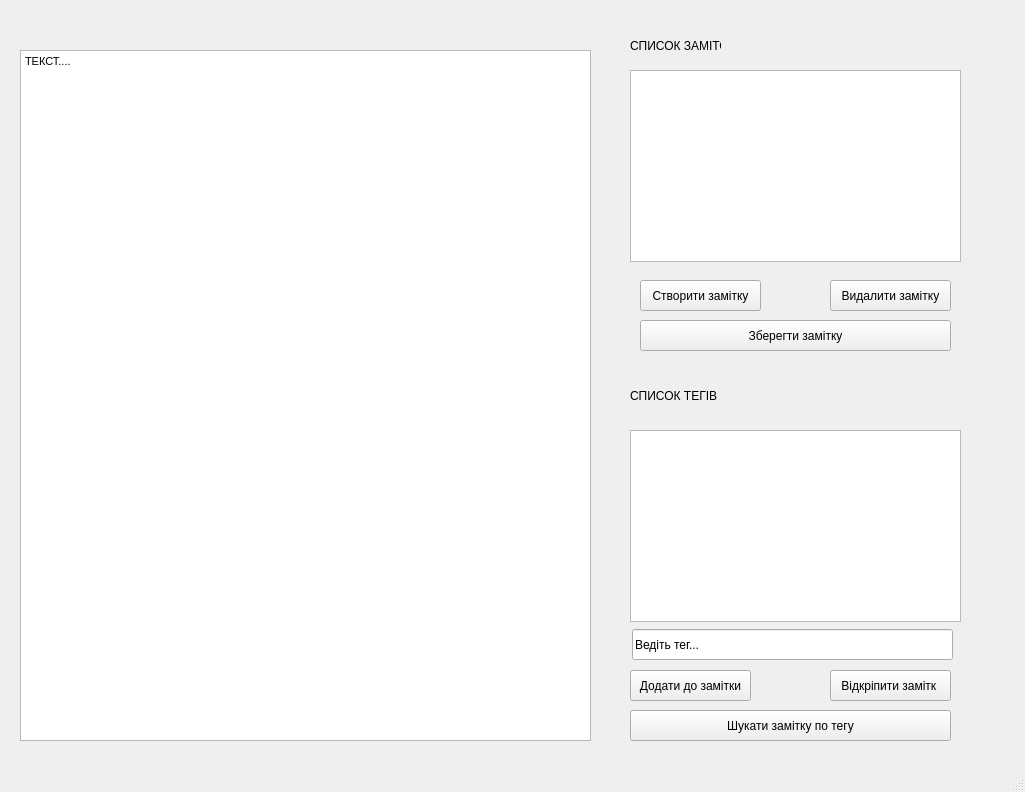
<?xml version="1.0" encoding="UTF-8"?>
<ui version="4.0">
 <class>MainWindow</class>
 <widget class="QMainWindow" name="MainWindow">
  <property name="geometry">
   <rect>
    <x>0</x>
    <y>0</y>
    <width>1025</width>
    <height>792</height>
   </rect>
  </property>
  <property name="windowTitle">
   <string>MainWindow</string>
  </property>
  <widget class="QWidget" name="centralwidget">
   <widget class="QTextEdit" name="textEdit">
    <property name="geometry">
     <rect>
      <x>20</x>
      <y>50</y>
      <width>571</width>
      <height>691</height>
     </rect>
    </property>
    <property name="html">
     <string>&lt;!DOCTYPE HTML PUBLIC &quot;-//W3C//DTD HTML 4.0//EN&quot; &quot;http://www.w3.org/TR/REC-html40/strict.dtd&quot;&gt;
&lt;html&gt;&lt;head&gt;&lt;meta name=&quot;qrichtext&quot; content=&quot;1&quot; /&gt;&lt;style type=&quot;text/css&quot;&gt;
p, li { white-space: pre-wrap; }
&lt;/style&gt;&lt;/head&gt;&lt;body style=&quot; font-family:'MS Shell Dlg 2'; font-size:8.25pt; font-weight:400; font-style:normal;&quot;&gt;
&lt;p style=&quot; margin-top:0px; margin-bottom:0px; margin-left:0px; margin-right:0px; -qt-block-indent:0; text-indent:0px;&quot;&gt;ТЕКСТ....&lt;/p&gt;
&lt;p style=&quot;-qt-paragraph-type:empty; margin-top:0px; margin-bottom:0px; margin-left:0px; margin-right:0px; -qt-block-indent:0; text-indent:0px;&quot;&gt;&lt;br /&gt;&lt;/p&gt;&lt;/body&gt;&lt;/html&gt;</string>
    </property>
   </widget>
   <widget class="QLabel" name="label">
    <property name="geometry">
     <rect>
      <x>630</x>
      <y>30</y>
      <width>91</width>
      <height>31</height>
     </rect>
    </property>
    <property name="text">
     <string>СПИСОК ЗАМІТО</string>
    </property>
   </widget>
   <widget class="QListWidget" name="list_1">
    <property name="geometry">
     <rect>
      <x>630</x>
      <y>70</y>
      <width>331</width>
      <height>192</height>
     </rect>
    </property>
   </widget>
   <widget class="QPushButton" name="btn_make">
    <property name="geometry">
     <rect>
      <x>640</x>
      <y>280</y>
      <width>121</width>
      <height>31</height>
     </rect>
    </property>
    <property name="text">
     <string>Створити замітку</string>
    </property>
   </widget>
   <widget class="QPushButton" name="bnt_delete">
    <property name="geometry">
     <rect>
      <x>830</x>
      <y>280</y>
      <width>121</width>
      <height>31</height>
     </rect>
    </property>
    <property name="text">
     <string>Видалити замітку</string>
    </property>
   </widget>
   <widget class="QPushButton" name="bnt_save">
    <property name="geometry">
     <rect>
      <x>640</x>
      <y>320</y>
      <width>311</width>
      <height>31</height>
     </rect>
    </property>
    <property name="text">
     <string>Зберегти замітку</string>
    </property>
   </widget>
   <widget class="QLabel" name="label_2">
    <property name="geometry">
     <rect>
      <x>630</x>
      <y>370</y>
      <width>101</width>
      <height>51</height>
     </rect>
    </property>
    <property name="text">
     <string>СПИСОК ТЕГІВ</string>
    </property>
   </widget>
   <widget class="QPushButton" name="btn_detach">
    <property name="geometry">
     <rect>
      <x>830</x>
      <y>670</y>
      <width>121</width>
      <height>31</height>
     </rect>
    </property>
    <property name="text">
     <string>Відкріпити замітк </string>
    </property>
   </widget>
   <widget class="QListWidget" name="list_2">
    <property name="geometry">
     <rect>
      <x>630</x>
      <y>430</y>
      <width>331</width>
      <height>192</height>
     </rect>
    </property>
   </widget>
   <widget class="QPushButton" name="btn_search">
    <property name="geometry">
     <rect>
      <x>630</x>
      <y>710</y>
      <width>321</width>
      <height>31</height>
     </rect>
    </property>
    <property name="text">
     <string>Шукати замітку по тегу</string>
    </property>
   </widget>
   <widget class="QPushButton" name="btn_add">
    <property name="geometry">
     <rect>
      <x>630</x>
      <y>670</y>
      <width>121</width>
      <height>31</height>
     </rect>
    </property>
    <property name="text">
     <string>Додати до замітки</string>
    </property>
   </widget>
   <widget class="QLineEdit" name="lineEdit">
    <property name="geometry">
     <rect>
      <x>632</x>
      <y>629</y>
      <width>321</width>
      <height>31</height>
     </rect>
    </property>
    <property name="text">
     <string>Ведіть тег...</string>
    </property>
   </widget>
  </widget>
  <widget class="QMenuBar" name="menubar">
   <property name="geometry">
    <rect>
     <x>0</x>
     <y>0</y>
     <width>1025</width>
     <height>21</height>
    </rect>
   </property>
  </widget>
  <widget class="QStatusBar" name="statusbar"/>
 </widget>
 <resources/>
 <connections/>
</ui>
